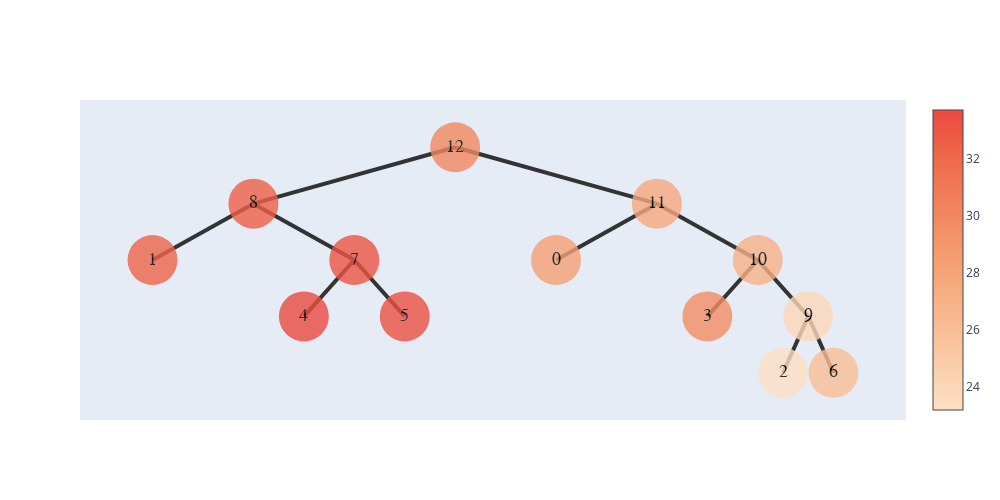

Notebook cell for this chart:
### Code cell
show_the_tree('./datas/120/1/')

### Figure 1 — Plotly figure (JSON) as saved in the notebook; plotly's stock layout.template omitted (floating-point values rounded to 4 significant figures)
{"data": [{"hoverinfo": "text", "marker": {"color": [30.04, 32.56, 32.2, 33.16, 33.69, 33.38, 27.64, 28.22, 27.01, 29.54, 23.9, 23.18, 25.92], "colorscale": [[0, "rgb(253, 224, 197)"], [0.1667, "rgb(250, 203, 166)"], [0.3333, "rgb(248, 181, 139)"], [0.5, "rgb(245, 158, 114)"], [0.6667, "rgb(242, 133, 93)"], [0.8333, "rgb(239, 106, 76)"], [1, "rgb(235, 74, 64)"]], "showscale": true, "size": 50, "symbol": "circle-dot"}, "mode": "markers+text", "opacity": 0.8, "text": ["12", "8", "1", "7", "4", "5", "11", "0", "10", "3", "9", "2", "6"], "textfont": {"color": "#000000", "family": "sans serif", "size": 18}, "type": "scatter", "x": [5.5, 3.25, 2.125, 4.375, 3.812, 4.938, 7.75, 6.625, 8.875, 8.312, 9.438, 9.156, 9.719], "y": [5, 3.5, 2, 2, 0.5, 0.5, 3.5, 2, 2, 0.5, 0.5, -1, -1]}], "layout": {"height": 500, "shapes": [{"layer": "below", "line": {"color": "#333", "width": 4}, "type": "line", "x0": 5.5, "x1": 5.5, "y0": 5, "y1": 5}, {"layer": "below", "line": {"color": "#333", "width": 4}, "type": "line", "x0": 5.5, "x1": 3.25, "y0": 5, "y1": 3.5}, {"layer": "below", "line": {"color": "#333", "width": 4}, "type": "line", "x0": 3.25, "x1": 2.125, "y0": 3.5, "y1": 2}, {"layer": "below", "line": {"color": "#333", "width": 4}, "type": "line", "x0": 3.25, "x1": 4.375, "y0": 3.5, "y1": 2}, {"layer": "below", "line": {"color": "#333", "width": 4}, "type": "line", "x0": 4.375, "x1": 3.812, "y0": 2, "y1": 0.5}, {"layer": "below", "line": {"color": "#333", "width": 4}, "type": "line", "x0": 4.375, "x1": 4.938, "y0": 2, "y1": 0.5}, {"layer": "below", "line": {"color": "#333", "width": 4}, "type": "line", "x0": 5.5, "x1": 7.75, "y0": 5, "y1": 3.5}, {"layer": "below", "line": {"color": "#333", "width": 4}, "type": "line", "x0": 7.75, "x1": 6.625, "y0": 3.5, "y1": 2}, {"layer": "below", "line": {"color": "#333", "width": 4}, "type": "line", "x0": 7.75, "x1": 8.875, "y0": 3.5, "y1": 2}, {"layer": "below", "line": {"color": "#333", "width": 4}, "type": "line", "x0": 8.875, "x1": 8.312, "y0": 2, "y1": 0.5}, {"layer": "below", "line": {"color": "#333", "width": 4}, "type": "line", "x0": 8.875, "x1": 9.438, "y0": 2, "y1": 0.5}, {"layer": "below", "line": {"color": "#333", "width": 4}, "type": "line", "x0": 9.438, "x1": 9.156, "y0": 0.5, "y1": -1}, {"layer": "below", "line": {"color": "#333", "width": 4}, "type": "line", "x0": 9.438, "x1": 9.719, "y0": 0.5, "y1": -1}], "width": 1000, "xaxis": {"showgrid": false, "showline": false, "showticklabels": false, "zeroline": false}, "yaxis": {"showgrid": false, "showline": false, "showticklabels": false, "zeroline": false}}}
